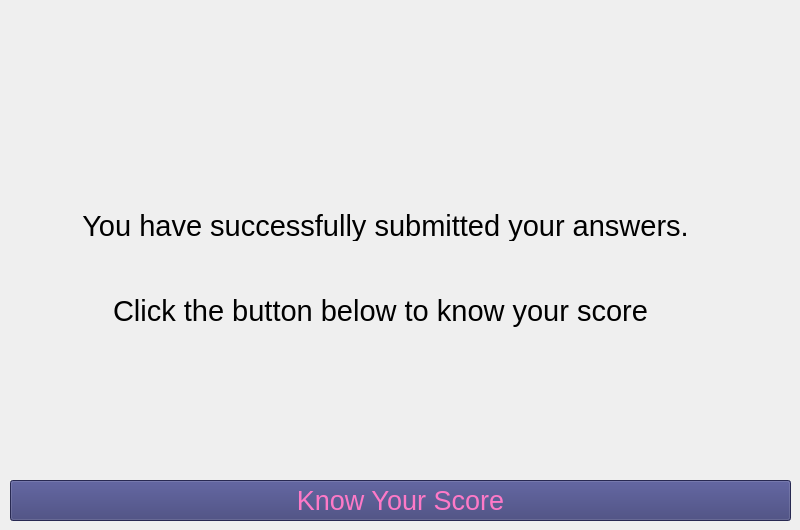
                  <widget class="QWidget" name="page_2">
                   <widget class="QLabel" name="label_18">
                    <property name="geometry">
                     <rect>
                      <x>20</x>
                      <y>210</y>
                      <width>731</width>
                      <height>31</height>
                     </rect>
                    </property>
                    <property name="font">
                     <font>
                      <pointsize>22</pointsize>
                     </font>
                    </property>
                    <property name="text">
                     <string>You have successfully submitted your answers.</string>
                    </property>
                    <property name="alignment">
                     <set>Qt::AlignCenter</set>
                    </property>
                   </widget>
                   <widget class="QLabel" name="label_19">
                    <property name="geometry">
                     <rect>
                      <x>90</x>
                      <y>290</y>
                      <width>581</width>
                      <height>41</height>
                     </rect>
                    </property>
                    <property name="font">
                     <font>
                      <pointsize>22</pointsize>
                     </font>
                    </property>
                    <property name="text">
                     <string>Click the button below to know your score</string>
                    </property>
                    <property name="alignment">
                     <set>Qt::AlignCenter</set>
                    </property>
                   </widget>
                   <widget class="QPushButton" name="pushButton_2">
                    <property name="geometry">
                     <rect>
                      <x>10</x>
                      <y>480</y>
                      <width>781</width>
                      <height>41</height>
                     </rect>
                    </property>
                    <property name="font">
                     <font>
                      <pointsize>20</pointsize>
                     </font>
                    </property>
                    <property name="styleSheet">
                     <string notr="true">color: rgb(254, 121, 199);
background-color: rgb(56, 58, 115);</string>
                    </property>
                    <property name="text">
                     <string>Know Your Score</string>
                    </property>
                   </widget>
                  </widget>
